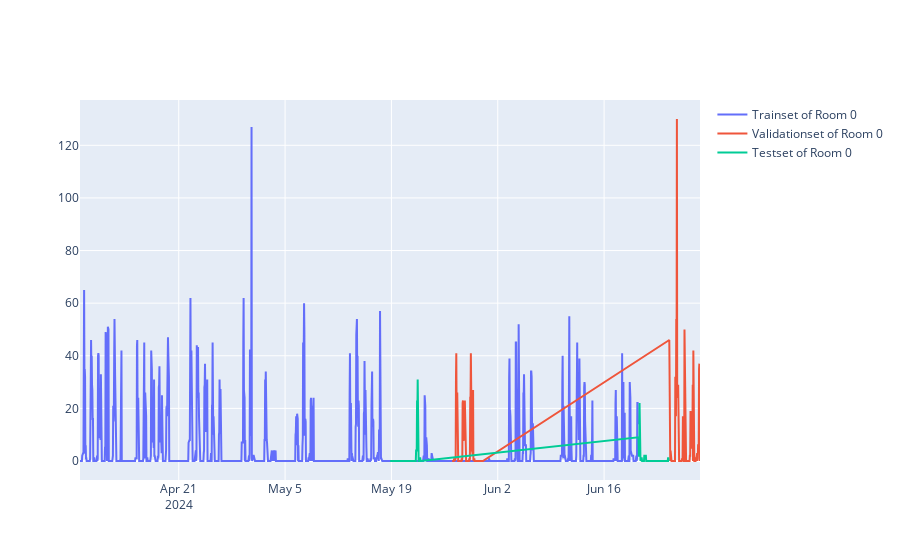

Write notebook code for a chart like this one.
### Code cell
# raw_data
fig = go.Figure()

room_id = 0

fig.add_trace(
    go.Scatter(
        x=train_dict[0]["datetime"], 
        y=train_dict[0]["CC_estimates"],
        mode="lines",
        name=f"Trainset of Room {room_id}"))
fig.add_trace(
    go.Scatter(
        x=val_dict[0]["datetime"], 
        y=val_dict[0]["CC_estimates"],
        mode="lines",
        name=f"Validationset of Room {room_id}"))
fig.add_trace(
    go.Scatter(
        x=test_dict[0]["datetime"], 
        y=test_dict[0]["CC_estimates"],
        mode="lines",
        name=f"Testset of Room {room_id}"))

fig.show()

### Figure 1 — Plotly figure (JSON) as saved in the notebook; plotly's stock layout.template omitted (floating-point values rounded to 4 significant figures; data arrays with more than 128 entries replaced by an {"elided": "..."} marker saying what was removed)
{"data": [{"mode": "lines", "name": "Trainset of Room 0", "type": "scatter", "x": {"elided": "1568 str values"}, "y": {"elided": "1568 int values"}}, {"mode": "lines", "name": "Validationset of Room 0", "type": "scatter", "x": {"elided": "196 str values"}, "y": {"elided": "196 int values"}}, {"mode": "lines", "name": "Testset of Room 0", "type": "scatter", "x": {"elided": "196 str values"}, "y": {"elided": "196 int values"}}], "layout": {}}
